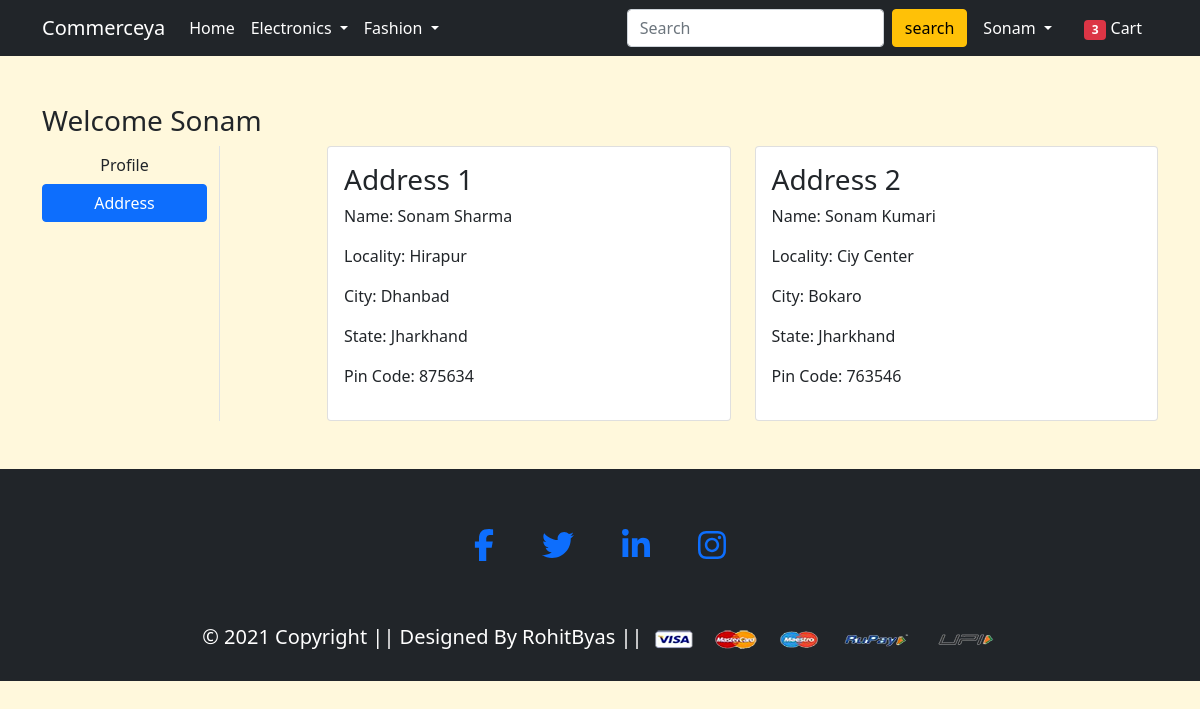
The app's page /address/ (signed in) with its own data.
### app/models.py (models this page shows, shortened)
class Customer(models.Model):
    user=models.ForeignKey(User,on_delete=models.CASCADE)
    name=models.CharField(max_length=200)
    locality=models.CharField(max_length=200)
    city=models.CharField(max_length=50)
    zipcode=models.IntegerField()
    state=models.CharField(choices=STATE_CHOICES,max_length=50)

### app/views.py (the view)
# urls.py: path('address/', views.address, name='address'),
@login_required
def address(request):
    add=Customer.objects.filter(user=request.user)
    totalitem=len(Cart.objects.filter(user=request.user))
    return render(request, 'app/address.html',{'add':add,'active':'btn-primary','totalitem':totalitem})

### app/templates/app/address.html (shortened to what this page needs)
{% extends 'app/base.html' %}
{% load static %}
{% block main-content %}
<div class="container my-5">
 <div class="row">
 <h3>Welcome <span class="text-capitalize">{{request.user}}</span></h3>
  <div class="col-sm-2 border-end">
   <ul class="list-unstyled">
    <li class="d-grid"><a href="{% url 'profile' %}" class="btn">Profile</a></li>
    <li class="d-grid"><a href="{% url 'address' %}" class="btn {{active}}">Address</a></li>
   </ul>
  </div>
  <div class="col-sm-9 offset-sm-1">
   <div class="row">
    {% for ad in add %}
    <div class="col-sm-6">
     <div class="card">
      <div class="card-body">
       <h3>Address {{forloop.counter}}</h3>
       <p>Name: {{ad.name}}</p>
       <p>Locality: {{ad.locality}}</p>
       <p>City: {{ad.city}}</p>
       <p>State: {{ad.state}}</p>
       <p>Pin Code: {{ad.zipcode}}</p>
      </div>
     </div>
    </div>
    {% endfor %}
   </div>
  </div>
 </div>
</div>
{% endblock main-content %}

### app/templates/app/base.html (shortened to what this page needs)
<!doctype html>
{% load static %}
<html lang="en">
  <head>
    <link href="https://cdn.jsdelivr.net/npm/bootstrap@5.0.0-beta1/dist/css/bootstrap.min.css" rel="stylesheet">
    <link rel="stylesheet" href="{% static 'app/css/owl.carousel.min.css' %}">
    <link rel="stylesheet" href="{% static 'app/css/all.min.css' %}">
    <link rel="stylesheet" href="{% static 'app/css/style.css' %}">
  </head>
  <body style=" background-color:cornsilk">
    <nav class="navbar navbar-expand-lg navbar-dark bg-dark" >
     <div class="container">
       <a class="navbar-brand" href="/">Commerceya</a>
       <div class="collapse navbar-collapse" id="navbarSupportedContent">
         <ul class="navbar-nav me-auto mb-2 mb-lg-0">
           <li class="nav-item">
             <a class="nav-link active" aria-current="page" href="/">Home</a>
           </li>
           <li class="nav-item dropdown">
             <a class="nav-link dropdown-toggle text-white" href="#" id="electronicsDropdown" role="button" data-bs-toggle="dropdown" aria-expanded="false">
               Electronics
             </a>
           </li>
           <li class="nav-item dropdown">
             <a class="nav-link dropdown-toggle text-white" href="#" id="fashionDropdown" role="button" data-bs-toggle="dropdown" aria-expanded="false">
               Fashion
             </a>
           </li>
         </ul>
         <form class="d-flex">
           <input class="form-control me-2" type="search" placeholder="Search" aria-label="Search">
           <button class="btn btn-warning" type="submit">search</button>
         </form>
         <div>
          <ul class="navbar-nav me-auto mb-2 mb-lg-0">
            {% if request.user.is_authenticated %}
           <li class="nav-item dropdown mx-2">
              <a class="nav-link dropdown-toggle text-white" href="#" id="profileDropdown" role="button" data-bs-toggle="dropdown" aria-expanded="false">
                {{request.user.username|capfirst}}
              </a>
            </li>
            <li class="nav-item mx-2">
             <a href="{% url 'showcart' %}" class="nav-link text-white"><span class="badge bg-danger">{{totalitem}}</span> Cart </a>
            </li>
            {% endif %}
          </ul>
         </div>
       </div>
     </div>
    </nav>
    {% block main-content %} {% endblock main-content %}
  <footer class="container-fluid bg-dark text-white text-center p-2 mt-5">
    <div class="container" >
      <div class="row d-flex justify-content-center">
        <div class="col d-flex justify-content-center my-5 pt-1">
          <a href="https://www.facebook.com/rohitbyas.sherwan/" class="fb-ic">
            <i class="fab fa-facebook-f fa-lg white-text mx-3 mx-md-4 fa-2x"> </i>
          </a>
          <a href="https://twitter.com/byas_rohit" class="tw-ic">
            <i class="fab fa-twitter fa-lg white-text mx-3 mx-md-4 fa-2x"> </i>
          </a>
          <a href= "https://www.linkedin.com/in/rohit-byas"class="li-ic">
            <i class="fab fa-linkedin-in fa-lg white-text mx-3 mx-md-4 fa-2x"> </i>
          </a>
          <a  href="https://www.instagram.com/captian366/" class="ins-ic">
            <i class="fab fa-instagram fa-lg white-text mx-3 mx-md-4 fa-2x"> </i>
          </a>
        </div>
      </div>
    </div>
    <div class="footer-copyright text-center py-3" class="text-white"><h5>© 2021 Copyright || Designed By RohitByas ||
      <img src="{% static 'app/images/payment.png' %}" alt="" srcset="" class="img-fluid" height="2px">
    </div>
  </footer>
  </body>
</html>

### records on screen
Customer: name "Sonam Sharma", locality "Hirapur", city "Dhanbad", state "Jharkhand", zipcode "875634"
Customer: name "Sonam Kumari", locality "Ciy Center", city "Bokaro", state "Jharkhand", zipcode "763546"

### other values on screen
{{ request.user.username|capfirst }} "Sonam"
{{ totalitem }} "3"
{{ request.user }} "Sonam"
